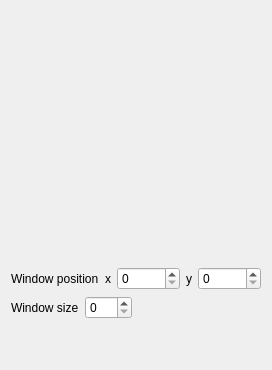
          <widget class="QWidget" name="tabVisibility">
           <attribute name="title">
            <string>Visibility</string>
           </attribute>
           <layout class="QVBoxLayout" name="verticalLayout_26">
            <item>
             <layout class="QVBoxLayout" name="verticalLayout_18">
              <item>
               <widget class="QtAddons::ImageViewerWidget" name="widget_6" native="true">
                <property name="minimumSize">
                 <size>
                  <width>250</width>
                  <height>250</height>
                 </size>
                </property>
               </widget>
              </item>
              <item>
               <layout class="QHBoxLayout" name="horizontalLayout_2">
                <item>
                 <widget class="QLabel" name="label_22">
                  <property name="text">
                   <string>Window position</string>
                  </property>
                 </widget>
                </item>
                <item>
                 <widget class="QLabel" name="label_23">
                  <property name="sizePolicy">
                   <sizepolicy hsizetype="Maximum" vsizetype="Preferred">
                    <horstretch>0</horstretch>
                    <verstretch>0</verstretch>
                   </sizepolicy>
                  </property>
                  <property name="text">
                   <string>x</string>
                  </property>
                  <property name="alignment">
                   <set>Qt::AlignRight|Qt::AlignTrailing|Qt::AlignVCenter</set>
                  </property>
                 </widget>
                </item>
                <item>
                 <widget class="QSpinBox" name="spinWindowX">
                  <property name="maximum">
                   <number>10000</number>
                  </property>
                 </widget>
                </item>
                <item>
                 <widget class="QLabel" name="label_24">
                  <property name="sizePolicy">
                   <sizepolicy hsizetype="Maximum" vsizetype="Preferred">
                    <horstretch>0</horstretch>
                    <verstretch>0</verstretch>
                   </sizepolicy>
                  </property>
                  <property name="text">
                   <string>y</string>
                  </property>
                  <property name="alignment">
                   <set>Qt::AlignRight|Qt::AlignTrailing|Qt::AlignVCenter</set>
                  </property>
                 </widget>
                </item>
                <item>
                 <widget class="QSpinBox" name="spinWindowY">
                  <property name="maximum">
                   <number>10000</number>
                  </property>
                 </widget>
                </item>
               </layout>
              </item>
              <item>
               <layout class="QHBoxLayout" name="horizontalLayout_4">
                <item>
                 <widget class="QLabel" name="label_25">
                  <property name="text">
                   <string>Window size</string>
                  </property>
                 </widget>
                </item>
                <item>
                 <widget class="QSpinBox" name="spinWindowSize">
                  <property name="maximum">
                   <number>250</number>
                  </property>
                 </widget>
                </item>
                <item>
                 <spacer name="horizontalSpacer_7">
                  <property name="orientation">
                   <enum>Qt::Horizontal</enum>
                  </property>
                  <property name="sizeHint" stdset="0">
                   <size>
                    <width>40</width>
                    <height>20</height>
                   </size>
                  </property>
                 </spacer>
                </item>
               </layout>
              </item>
              <item>
               <spacer name="verticalSpacer_6">
                <property name="orientation">
                 <enum>Qt::Vertical</enum>
                </property>
                <property name="sizeHint" stdset="0">
                 <size>
                  <width>20</width>
                  <height>40</height>
                 </size>
                </property>
               </spacer>
              </item>
             </layout>
            </item>
           </layout>
          </widget>
